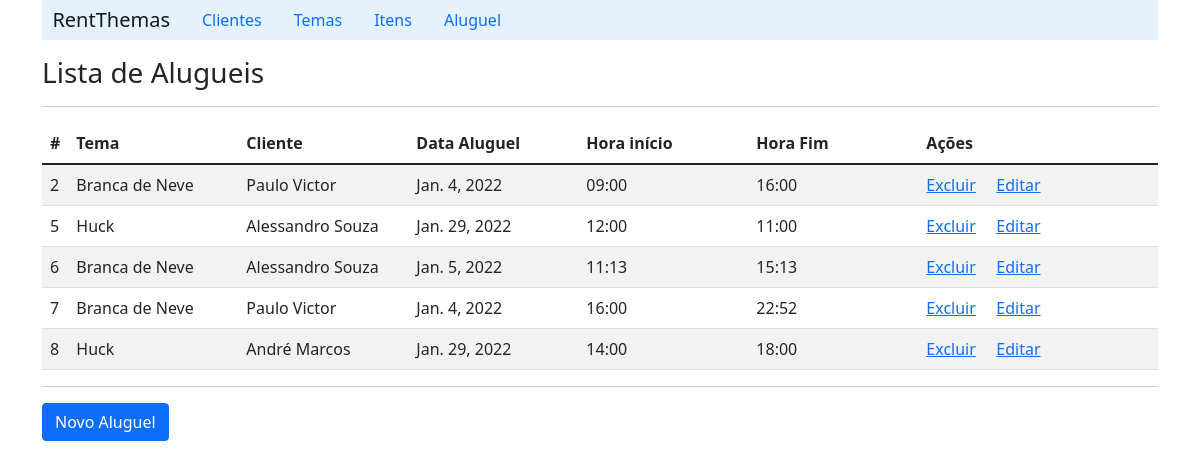
Page /listRent/ on the earlier database version.
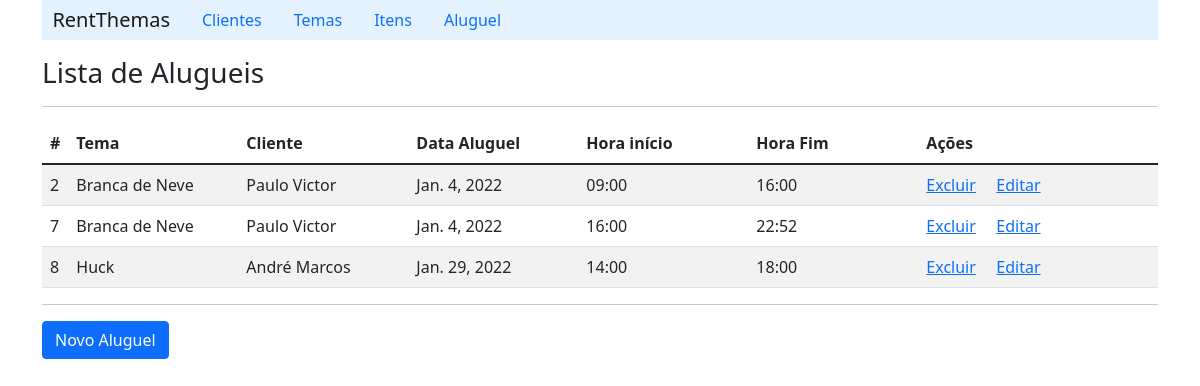
Same page on the later database version.
### rent/models.py (models this page shows, shortened)
class Rent(models.Model):
    date = models.DateField(blank=False, null=False)
    start_hours = models.CharField(max_length=5, blank=False, null=False)
    end_hours = models.CharField(max_length=5, blank=False, null=False)
    client = models.ForeignKey('Client', on_delete=CASCADE, related_name='rents')
    theme = models.ForeignKey('Theme', on_delete=CASCADE, related_name='rents')
    address = models.OneToOneField('Address', on_delete=models.CASCADE, null=True)

class Theme(models.Model):
    name = models.CharField(max_length=20, blank=False)
    color = models.CharField(max_length=10)
    price = models.FloatField()
    itens =  models.ManyToManyField('Item', related_name='themes')

class Client(models.Model):
    name = models.CharField(max_length=60, blank=False)
    email = models.CharField(max_length=60, blank=True)

### rent/views.py (the view)
# urls.py: path('listRent/', RentViews.listRent),
    def listRent(request):
        rent_list = Rent.objects.all()
        context = {'rent_list': rent_list}
        return render(request, 'rent/listRent.html', context)

### rent/templates/rent/listRent.html (shortened to what this page needs)
{% extends "index.html" %}
    {% block content %}
        <h3>Lista de Alugueis</h3>
        <hr>
        <table class="table table-striped">
            {% if rent_list %}
                <thead>
                    <tr>
                        <th scope="col">#</th>
                        <th scope="col">Tema</th>
                        <th scope="col">Cliente</th>
                        <th scope="col">Data Aluguel</th>
                        <th scope="col">Hora início</th>
                        <th scope="col">Hora Fim</th>
                        <th scope="col">Ações</th>
                        <th scope="col"></th>
                    </tr>
                </thead>
                {% for rent in rent_list%}
                    <tr>
                        <td width='15'>{{rent.id}}</td>
                        <td width='170'>{{rent.theme.name}}</td>
                        <td width='170'>{{rent.client.name}}</td>
                        <td width='170'>{{rent.date}}</td>
                        <td width='170'>{{rent.start_hours}}</td>
                        <td width='170'>{{rent.end_hours}}</td>
                        <td width='70'><a href="/deleteRent/{{rent.id}}">Excluir</a></td>
                        <td><a href="/detailRent/{{rent.id}}">Editar</a></td>
                    </tr>
                {% endfor %}
            {% else %}
                <p>Nenhum item cadastrado!!</p>
            {%endif%}
        </table>
        <hr>
        <a class="btn btn-primary" href="/formRent">Novo Aluguel</a>
    {% endblock %}

### rent/templates/index.html (shortened to what this page needs)
{% load static %}
<!DOCTYPE html>
<html lang="pt-br">
<head>
    <link rel="stylesheet" href="https://cdn.jsdelivr.net/npm/bootstrap@5.1.1/dist/css/bootstrap.min.css">
    <link rel="stylesheet" href="https://pro.fontawesome.com/releases/v5.10.0/css/all.css"/>
</head>
<body>
    <div id="sidebar" class="container"  style="margin-top: 0;">
        <div>
            <nav class="nav navbar-light" style="background-color: #e3f2fd;">
                <a class="navbar-brand" href="/">&nbsp; RentThemas</a>
                <a class="nav-link" href="/listClient">Clientes</a>
                <a class="nav-link" href="/listTheme">Temas</a>
                <a class="nav-link" href="/listItem">Itens</a>
                <a class="nav-link" href="/listRent">Aluguel</a>
            </nav>
        </div>
    </div>
    <div id="content" class="container">
        {% block content %}
        {% endblock %}
    </div>
</body>
</html>

Differences in the rows shown:
removed Rent: id "5", theme.name "Huck", client.name "Alessandro Souza", date "Jan. 29, 2022", start_hours "12:00", end_hours "11:00"
removed Rent: id "6", theme.name "Branca de Neve", client.name "Alessandro Souza", date "Jan. 5, 2022", start_hours "11:13", end_hours "15:13"
